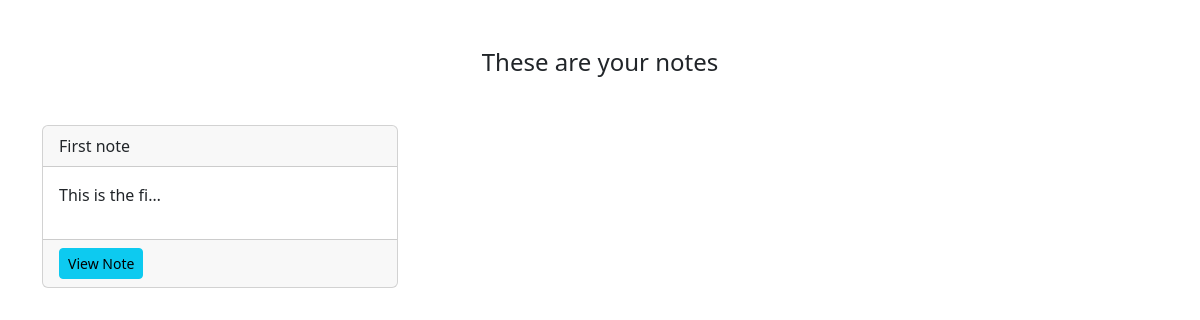
Before: /smart/notes/ with the older database file.
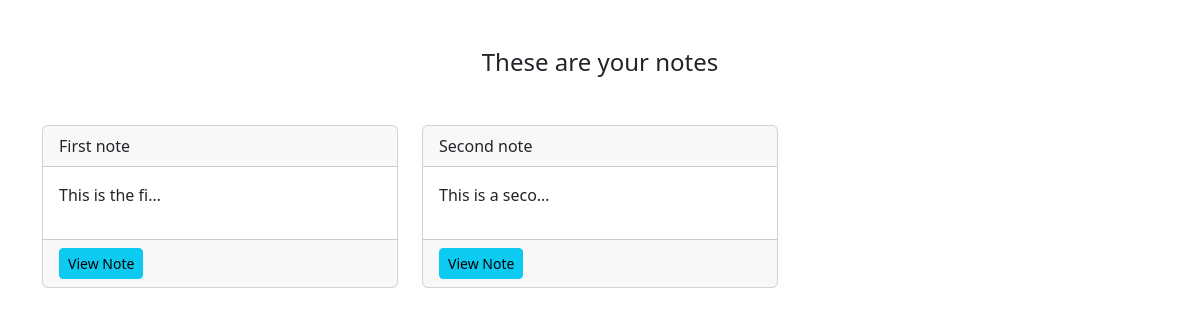
After: the same page with the newer database file.
### notes/models.py (models this page shows)
class Notes(models.Model):
    title = models.CharField(max_length= 200)
    text = models.TextField(max_length = 5000)
    created = models.DateTimeField(auto_now_add=True)

### notes/views.py (the view)
# urls.py: path('notes/', views.NotesListView.as_view(), name="notes.list"),
class NotesListView(ListView):
    model = Notes
    context_object_name = "notes"

### notes/templates/notes/notes_list.html
{% extends 'base.html' %}
{% load static %}
{% block content %}
    <div class="row">
        <div class="col">
            <div class="notes_list_heading text-center mb-5">
                <h1 class="fs-4">These are your notes</h1>
            </div>
        </div>
    </div>
    <div class="row">
        {% for note in notes %}
            <div class="col-md-4">
                <div class="card mb-3">
                    <div class="card-header">
                        {{note.title}}
                    </div>
                    <div class="card-body">
                        <p>{{note.text|truncatechars:15}}</p>
                    </div>
                    <div class="card-footer">
                        <a href="{% url 'notes.detail' pk=note.id %}" class="btn btn-info btn-sm">View Note</a>
                    </div>
                </div>
            </div>
        {% endfor %}
    </div>
{% endblock %}

Changed rows visible on the page:
added Notes: title "Second note", text "This is a seco…"
